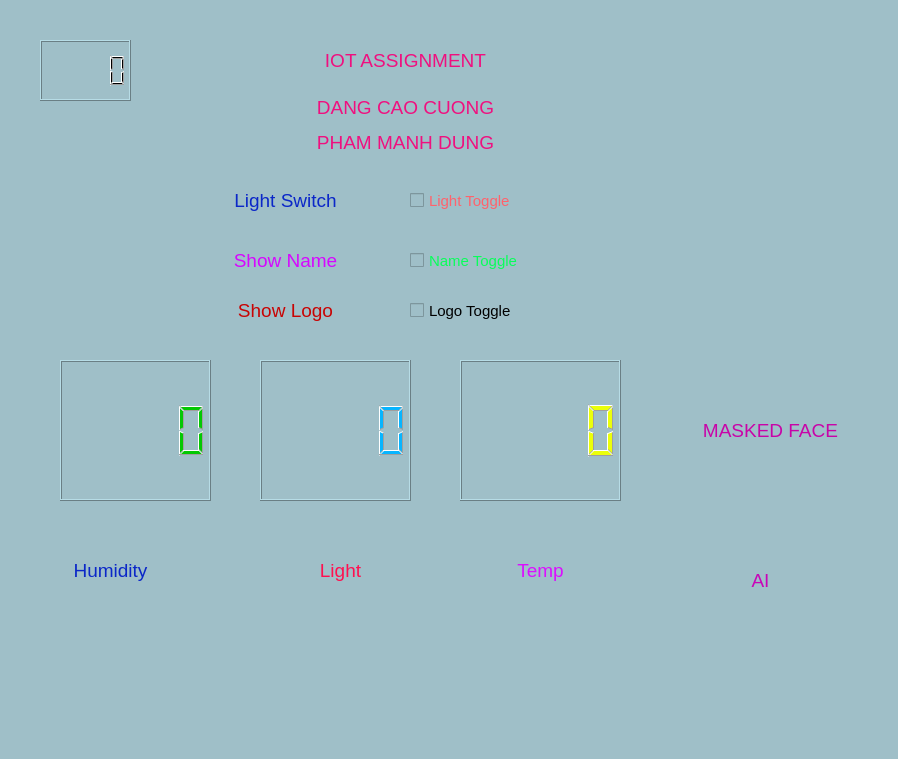
<?xml version="1.0" encoding="UTF-8"?>
<ui version="4.0">
 <class>Form</class>
 <widget class="QWidget" name="Form">
  <property name="geometry">
   <rect>
    <x>0</x>
    <y>0</y>
    <width>898</width>
    <height>759</height>
   </rect>
  </property>
  <property name="windowTitle">
   <string>Form</string>
  </property>
  <property name="layoutDirection">
   <enum>Qt::LeftToRight</enum>
  </property>
  <property name="styleSheet">
   <string notr="true">background-color: rgb(159, 191, 200);
</string>
  </property>
  <widget class="QLCDNumber" name="lcdHumidity">
   <property name="geometry">
    <rect>
     <x>60</x>
     <y>360</y>
     <width>151</width>
     <height>141</height>
    </rect>
   </property>
   <property name="styleSheet">
    <string notr="true">color: rgb(3, 200, 3);</string>
   </property>
  </widget>
  <widget class="QLCDNumber" name="lcdLight">
   <property name="geometry">
    <rect>
     <x>260</x>
     <y>360</y>
     <width>151</width>
     <height>141</height>
    </rect>
   </property>
   <property name="font">
    <font>
     <pointsize>11</pointsize>
    </font>
   </property>
   <property name="styleSheet">
    <string notr="true">color: rgb(7, 181, 255);</string>
   </property>
  </widget>
  <widget class="QCheckBox" name="switch_light">
   <property name="geometry">
    <rect>
     <x>410</x>
     <y>170</y>
     <width>141</width>
     <height>61</height>
    </rect>
   </property>
   <property name="font">
    <font>
     <pointsize>11</pointsize>
    </font>
   </property>
   <property name="styleSheet">
    <string notr="true">color: rgb(255, 98, 108);</string>
   </property>
   <property name="text">
    <string>Light Toggle</string>
   </property>
  </widget>
  <widget class="QLabel" name="label_logo">
   <property name="geometry">
    <rect>
     <x>710</x>
     <y>620</y>
     <width>181</width>
     <height>131</height>
    </rect>
   </property>
   <property name="text">
    <string/>
   </property>
   <property name="pixmap">
    <pixmap>bk.png</pixmap>
   </property>
   <property name="scaledContents">
    <bool>true</bool>
   </property>
  </widget>
  <widget class="QLabel" name="label_humidity">
   <property name="geometry">
    <rect>
     <x>60</x>
     <y>540</y>
     <width>101</width>
     <height>61</height>
    </rect>
   </property>
   <property name="styleSheet">
    <string notr="true">color: rgb(11, 39, 200);</string>
   </property>
   <property name="text">
    <string>&lt;html&gt;&lt;head/&gt;&lt;body&gt;&lt;p align=&quot;center&quot;&gt;&lt;span style=&quot; font-size:14pt;&quot;&gt;Humidity&lt;/span&gt;&lt;/p&gt;&lt;/body&gt;&lt;/html&gt;</string>
   </property>
  </widget>
  <widget class="QLabel" name="label_light">
   <property name="geometry">
    <rect>
     <x>290</x>
     <y>540</y>
     <width>101</width>
     <height>61</height>
    </rect>
   </property>
   <property name="styleSheet">
    <string notr="true">color: rgb(255, 16, 80);</string>
   </property>
   <property name="text">
    <string>&lt;html&gt;&lt;head/&gt;&lt;body&gt;&lt;p align=&quot;center&quot;&gt;&lt;span style=&quot; font-size:14pt;&quot;&gt;Light&lt;/span&gt;&lt;/p&gt;&lt;/body&gt;&lt;/html&gt;</string>
   </property>
  </widget>
  <widget class="QLabel" name="label_ai">
   <property name="geometry">
    <rect>
     <x>710</x>
     <y>550</y>
     <width>101</width>
     <height>61</height>
    </rect>
   </property>
   <property name="styleSheet">
    <string notr="true">color: rgb(200, 5, 184);</string>
   </property>
   <property name="text">
    <string>&lt;html&gt;&lt;head/&gt;&lt;body&gt;&lt;p align=&quot;center&quot;&gt;&lt;span style=&quot; font-size:14pt;&quot;&gt;AI&lt;/span&gt;&lt;/p&gt;&lt;/body&gt;&lt;/html&gt;</string>
   </property>
  </widget>
  <widget class="QLabel" name="label_mask">
   <property name="geometry">
    <rect>
     <x>660</x>
     <y>400</y>
     <width>221</width>
     <height>61</height>
    </rect>
   </property>
   <property name="styleSheet">
    <string notr="true">color: rgb(200, 200, 7);
color: rgb(200, 4, 168);</string>
   </property>
   <property name="text">
    <string>&lt;html&gt;&lt;head/&gt;&lt;body&gt;&lt;p align=&quot;center&quot;&gt;&lt;span style=&quot; font-size:14pt;&quot;&gt;MASKED FACE&lt;/span&gt;&lt;/p&gt;&lt;/body&gt;&lt;/html&gt;</string>
   </property>
  </widget>
  <widget class="QLabel" name="label_intro">
   <property name="geometry">
    <rect>
     <x>280</x>
     <y>30</y>
     <width>251</width>
     <height>61</height>
    </rect>
   </property>
   <property name="styleSheet">
    <string notr="true">color: rgb(239, 16, 127);</string>
   </property>
   <property name="text">
    <string>&lt;html&gt;&lt;head/&gt;&lt;body&gt;&lt;p align=&quot;center&quot;&gt;&lt;span style=&quot; font-size:14pt;&quot;&gt;IOT ASSIGNMENT&lt;/span&gt;&lt;/p&gt;&lt;/body&gt;&lt;/html&gt;</string>
   </property>
  </widget>
  <widget class="QLabel" name="label_light_switch">
   <property name="geometry">
    <rect>
     <x>210</x>
     <y>170</y>
     <width>151</width>
     <height>61</height>
    </rect>
   </property>
   <property name="styleSheet">
    <string notr="true">color: rgb(11, 39, 200);</string>
   </property>
   <property name="text">
    <string>&lt;html&gt;&lt;head/&gt;&lt;body&gt;&lt;p align=&quot;center&quot;&gt;&lt;span style=&quot; font-size:14pt;&quot;&gt;Light Switch&lt;/span&gt;&lt;/p&gt;&lt;/body&gt;&lt;/html&gt;</string>
   </property>
  </widget>
  <widget class="QLabel" name="label_name_switch">
   <property name="geometry">
    <rect>
     <x>210</x>
     <y>230</y>
     <width>151</width>
     <height>61</height>
    </rect>
   </property>
   <property name="styleSheet">
    <string notr="true">color: rgb(214, 7, 255);</string>
   </property>
   <property name="text">
    <string>&lt;html&gt;&lt;head/&gt;&lt;body&gt;&lt;p align=&quot;center&quot;&gt;&lt;span style=&quot; font-size:14pt;&quot;&gt;Show Name&lt;/span&gt;&lt;/p&gt;&lt;/body&gt;&lt;/html&gt;</string>
   </property>
  </widget>
  <widget class="QCheckBox" name="switch_name">
   <property name="geometry">
    <rect>
     <x>410</x>
     <y>230</y>
     <width>151</width>
     <height>61</height>
    </rect>
   </property>
   <property name="font">
    <font>
     <pointsize>11</pointsize>
    </font>
   </property>
   <property name="styleSheet">
    <string notr="true">color: rgb(8, 255, 90);</string>
   </property>
   <property name="text">
    <string>Name Toggle</string>
   </property>
  </widget>
  <widget class="QLabel" name="label_logo_switch">
   <property name="geometry">
    <rect>
     <x>210</x>
     <y>280</y>
     <width>151</width>
     <height>61</height>
    </rect>
   </property>
   <property name="styleSheet">
    <string notr="true">color: rgb(200, 4, 4);</string>
   </property>
   <property name="text">
    <string>&lt;html&gt;&lt;head/&gt;&lt;body&gt;&lt;p align=&quot;center&quot;&gt;&lt;span style=&quot; font-size:14pt;&quot;&gt;Show Logo&lt;/span&gt;&lt;/p&gt;&lt;/body&gt;&lt;/html&gt;</string>
   </property>
  </widget>
  <widget class="QCheckBox" name="switch_logo">
   <property name="geometry">
    <rect>
     <x>410</x>
     <y>280</y>
     <width>131</width>
     <height>61</height>
    </rect>
   </property>
   <property name="font">
    <font>
     <pointsize>11</pointsize>
    </font>
   </property>
   <property name="text">
    <string>Logo Toggle</string>
   </property>
  </widget>
  <widget class="QLabel" name="label_name">
   <property name="geometry">
    <rect>
     <x>280</x>
     <y>80</y>
     <width>251</width>
     <height>91</height>
    </rect>
   </property>
   <property name="styleSheet">
    <string notr="true">color: rgb(239, 16, 127);</string>
   </property>
   <property name="text">
    <string>&lt;html&gt;&lt;head/&gt;&lt;body&gt;&lt;p align=&quot;center&quot;&gt;&lt;span style=&quot; font-size:14pt;&quot;&gt;DANG CAO CUONG&lt;/span&gt;&lt;/p&gt;&lt;p align=&quot;center&quot;&gt;&lt;span style=&quot; font-size:14pt;&quot;&gt;PHAM MANH DUNG&lt;/span&gt;&lt;/p&gt;&lt;/body&gt;&lt;/html&gt;</string>
   </property>
  </widget>
  <widget class="QLCDNumber" name="lcd_clock">
   <property name="geometry">
    <rect>
     <x>40</x>
     <y>40</y>
     <width>91</width>
     <height>61</height>
    </rect>
   </property>
  </widget>
  <widget class="QLCDNumber" name="lcdTemp">
   <property name="geometry">
    <rect>
     <x>460</x>
     <y>360</y>
     <width>161</width>
     <height>141</height>
    </rect>
   </property>
   <property name="font">
    <font>
     <pointsize>11</pointsize>
    </font>
   </property>
   <property name="styleSheet">
    <string notr="true">color: rgb(235, 255, 10);</string>
   </property>
  </widget>
  <widget class="QLabel" name="label_temp">
   <property name="geometry">
    <rect>
     <x>490</x>
     <y>540</y>
     <width>101</width>
     <height>61</height>
    </rect>
   </property>
   <property name="styleSheet">
    <string notr="true">color: rgb(219, 15, 255);</string>
   </property>
   <property name="text">
    <string>&lt;html&gt;&lt;head/&gt;&lt;body&gt;&lt;p align=&quot;center&quot;&gt;&lt;span style=&quot; font-size:14pt;&quot;&gt;Temp&lt;/span&gt;&lt;/p&gt;&lt;/body&gt;&lt;/html&gt;</string>
   </property>
  </widget>
  <zorder>lcdHumidity</zorder>
  <zorder>lcdLight</zorder>
  <zorder>switch_light</zorder>
  <zorder>label_humidity</zorder>
  <zorder>label_light</zorder>
  <zorder>label_ai</zorder>
  <zorder>label_mask</zorder>
  <zorder>label_intro</zorder>
  <zorder>label_light_switch</zorder>
  <zorder>label_logo</zorder>
  <zorder>label_name_switch</zorder>
  <zorder>switch_name</zorder>
  <zorder>label_logo_switch</zorder>
  <zorder>switch_logo</zorder>
  <zorder>label_name</zorder>
  <zorder>lcd_clock</zorder>
  <zorder>lcdTemp</zorder>
  <zorder>label_temp</zorder>
 </widget>
 <resources>
  <include location="resource.qrc"/>
 </resources>
 <connections/>
</ui>
